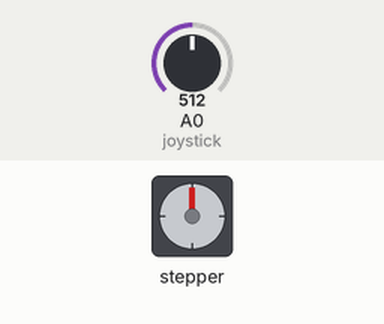
Bench run of a sketch on a simulated Arduino Uno, built with avr-gcc and run on an emulated ATmega328P. Shown: stepper motor. Inputs (shaded band) come from the test bench; at power-on: A0 (joystick) = 512. Stepper angles assume 2048 steps per turn.

Above: at 1.2 s.
1.3 s: A0 (joystick) set to 716
At 1.67 s:
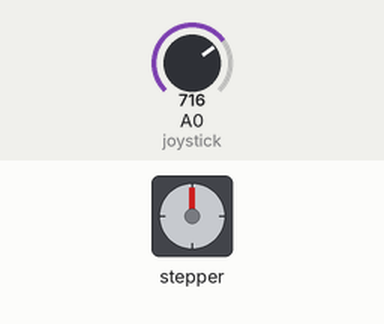
4.3 s: A0 (joystick) set to 122
7.3 s: A0 (joystick) set to 306
At 7.77 s:
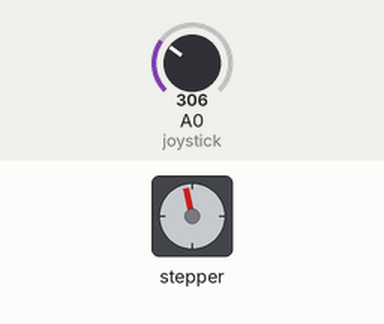
10.3 s: A0 (joystick) set to 0
At 10.59 s:
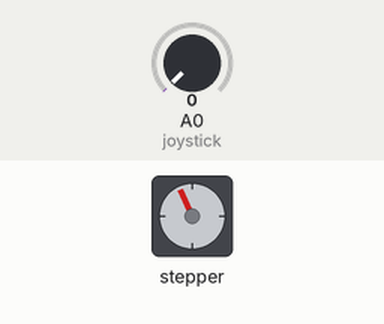
13.3 s: A0 (joystick) set to 900
Timing chart, 0 to 24.6 s (numbered marks = the images above; inputs shaded):
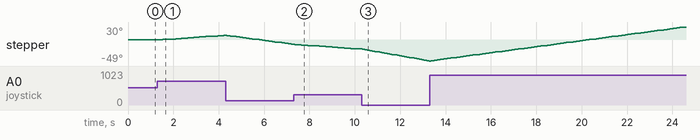

Measured:
- after the input at 1.3 s, stepper: keeps turning clockwise at about 4°/s, starting after 0.24 s

The sketch:

turntable_v1.ino
```cpp
#include <Stepper.h>
#define STEPS 32
#define IN1 8
#define IN2 9
#define IN3 10
#define IN4 11

Stepper stepper(STEPS, IN4, IN2, IN3,IN1);

#define joystick A0

void setup() {

Serial.println(9600);
}

void loop() {
  // put your main code here, to run repeatedly:
  int val =analogRead(joystick);
  if ((val > 500)&& (val<523))
  {
    digitalWrite(IN1, LOW);
    digitalWrite(IN2, LOW);
    digitalWrite(IN3, LOW);
    digitalWrite(IN4, LOW);
  }
  else
  {
    while(val >= 523)
    {
      int speed_=map(val, 523, 1023, 3, 100);
      stepper.setSpeed (speed_);
      stepper.step(1);
        val = analogRead (joystick);
    }
    while (val <= 500)
    {
      int speed_ = map (val, 500, 0, 3, 100);
      stepper.setSpeed(speed_);
      stepper.step(-1);
      val = analogRead (joystick);
    }
  }
}
```
